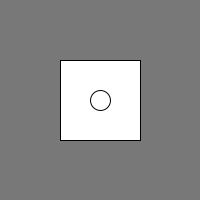
Frame 1 (no input)
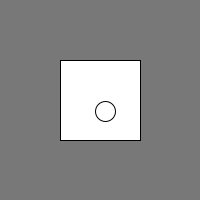
Frame 60 (the mouse pressed at the canvas centre just before this capture)
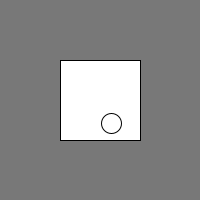
Frame 120 (the mouse held since frame 60 and released just before this capture)

The Processing sketch that drew these frames (run headless with seeded random() and noise(); from frame 60 on, the mouse is pressed at the canvas centre):

// Processing sketch: processing_147931
// ── processing_147931.pde



class Square {
  //parameters
  float xPos, yPos, xSpeed, ySpeed, size;
  Ball myBall = new Ball(width/2, height/2, .1, .2, 20);
  
  //constructor
  Square(float _xPos, float _yPos, float _xSpeed, float _ySpeed, float _size) {
    xPos = _xPos;
    yPos = _yPos;
    xSpeed = _xSpeed;
    ySpeed = _ySpeed;
    size = _size;
  }

  void display() {
    rectMode (CENTER);
    rect(xPos, yPos, size, size);
    myBall.display();
    myBall.move();
    myBall.bounce();
  }
  public float getX(){
    return xPos;
  }
  public float getY(){
     return yPos;
  }
  public float getSize(){
     return size;
  }
}

class Ball {
  float xPos, yPos, xSpeed, ySpeed, size;

  Ball(float _xPos, float _yPos, float _xSpeed, float _ySpeed, float _size) {
    xPos = _xPos;
    yPos = _yPos;
    xSpeed = _xSpeed;
    ySpeed = _ySpeed;
    size = _size;
  }

  void display() {
    ellipse(xPos, yPos, size, size);
  }

  void move() {
    xPos = xPos + xSpeed;
    yPos = yPos + ySpeed;
  }

  void bounce() {
    if (xPos > mySquare.getX() + mySquare.getSize()/2 || xPos < mySquare.getX() - mySquare.getSize()/2){
      xSpeed = xSpeed * -1;
    }
    if (yPos > mySquare.getY() + mySquare.getSize()/2 || yPos < mySquare.getY() - mySquare.getSize()/2){
      ySpeed = ySpeed * -1;
    }  
  }
}

Square mySquare;

void setup(){
  size(200,200);
  mySquare = new Square (width/2, height/2,0,0,80);
  smooth();

}

void draw(){
background(120);
mySquare.display();


}
